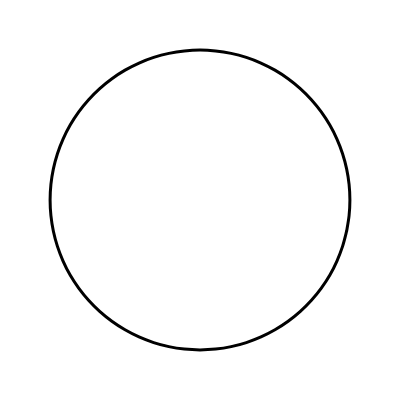
Frame 1 (no input)
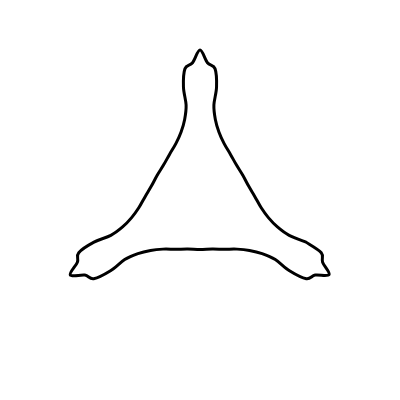
Frame 60 (no input)
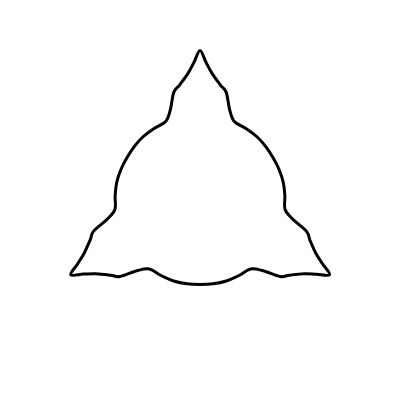
Frame 120 (the mouse pressed at the canvas centre since frame 60)

The p5.js sketch that drew these frames (run headless with seeded random() and noise() and a simulated clock; from frame 60 on, the mouse is pressed at the canvas centre):

// p5.js sketch
// ── sketch.js
var nPoints, third, offset;
var radius;
var cx, cy;
var trianglePoints = []; // the 3 vertices of the triangle
var srcPoints = []; // points along the circle
var dstPoints = []; // points along the triangle
var targetPts = [];
var particles = [];
var target = 1;
var DAMPING = 0.975;
var MASS = 10;
var NEIGHBOR = 0.5;
var SWITCHTHRESH = 14;

//-----------------------------------------
function setup() {
  createCanvas(400, 400);

  nPoints = 60;
  third = (nPoints / 3);
  offset = nPoints / 12;
  radius = width / 2 * 0.75;
  cx = width / 2;
  cy = height / 2;

  for (var i = 0; i < 3; i++) { // triangle vertices
    var x = cx + radius * cos(i * TWO_PI / 3.0 - HALF_PI);
    var y = cy + radius * sin(i * TWO_PI / 3.0 - HALF_PI);
    trianglePoints[i] = {
      x, y
    };
  }

  // compute srcPoints: points on the circle. 
  for (var j = 0; j < nPoints; j++) {
    var t = map(j, 0, nPoints, 0, TWO_PI);
    var x = cx + radius * cos(t);
    var y = cy + radius * sin(t);
    srcPoints[j] = {
      x, y
    };
  }

  // compute dstPoints: points along the triangle
  for (var j = 0; j < nPoints; j++) {
    var i = (floor((j + nPoints - offset) / third) + 1) % 3;
    var p1x = trianglePoints[(i + 0) % 3].x;
    var p1y = trianglePoints[(i + 0) % 3].y;
    var p2x = trianglePoints[(i + 1) % 3].x;
    var p2y = trianglePoints[(i + 1) % 3].y;

    var jt = (j + nPoints - (offset - 0)) % third;
    var x = map(jt, 0, third, p1x, p2x);
    var y = map(jt, 0, third, p1y, p2y);
    dstPoints[j] = {
      x, y
    };
    targetPts[j] = {
      x, y
    }
  }

  for (var j = 0; j < nPoints; j++) {
    var px = srcPoints[j].x;
    var py = srcPoints[j].y;
    particles[j] = new Particle(px, py, 0, 0);
  }
}

//-----------------------------------------
function draw() {
  background(255);
  noFill();
  stroke(0);
  strokeWeight(3);
  strokeJoin(ROUND);

  var error = 0;
  for (var j = 0; j < nPoints; j++) {
    var px = particles[j].px;
    var py = particles[j].py;
    var tx = targetPts[j].x;
    var ty = targetPts[j].y;
    var dx = tx - px;
    var dy = ty - py;
    var dh = sqrt(dx * dx + dy * dy);
    error += dh;
    if (dh > 0) {
      var fx = dx / dh;
      var fy = dy / dh;
      particles[j].applyForce(fx, fy);
    }
  }
  if (error < SWITCHTHRESH) {
    flipTarget();
  }

  for (var j = 0; j < nPoints; j++) {
    var ix = particles[(j - 1 + nPoints) % nPoints].px;
    var iy = particles[(j - 1 + nPoints) % nPoints].py;
    var jx = particles[(j + 0 + nPoints) % nPoints].px;
    var jy = particles[(j + 0 + nPoints) % nPoints].py;
    var kx = particles[(j + 1 + nPoints) % nPoints].px;
    var ky = particles[(j + 1 + nPoints) % nPoints].py;
    var ijdx = ix - jx;
    var ijdy = iy - jy;
    var ijdh = sqrt(ijdx * ijdx + ijdy * ijdy);
    if (ijdh > 0) {
      var ifx = ijdx / ijdh * NEIGHBOR;
      var ify = ijdy / ijdh * NEIGHBOR;
      particles[j].applyForce(ifx, ify);
    }
    var kjdx = kx - jx;
    var kjdy = ky - jy;
    var kjdh = sqrt(kjdx * kjdx + kjdy * kjdy);
    if (kjdh > 0) {
      var kfx = kjdx / kjdh * NEIGHBOR;
      var kfy = kjdy / kjdh * NEIGHBOR;
      particles[j].applyForce(kfx, kfy);
    }
  }

  for (var j = 0; j < nPoints; j++) {
    particles[j].update();
  }

  var ofs = 2;
  beginShape(); // render particles
  var px = particles[(0 + ofs) % nPoints].px;
  var py = particles[(0 + ofs) % nPoints].py;
  curveVertex(px, py);
  for (var j = 0; j < nPoints; j++) {
    px = particles[(j + ofs) % nPoints].px;
    py = particles[(j + ofs) % nPoints].py;
    curveVertex(px, py);
  }
  endShape(CLOSE);
}

//-----------------------------------------
function flipTarget() {
  for (var j = 0; j < nPoints; j++) {
    x = (target === 1) ? dstPoints[j].x : srcPoints[j].x;
    y = (target === 1) ? dstPoints[j].y : srcPoints[j].y;
    targetPts[j] = {
      x, y
    }
  }
  target = 1 - target;
}

//-----------------------------------------
function Particle(px, py, vx, vy) {
  this.px = px;
  this.py = py;
  this.vx = vx;
  this.vy = vy;

  this.applyForce = function(fx, fy) {
    this.vx += fx / MASS;
    this.vy += fy / MASS;
  }
  this.update = function() {
    this.vx *= DAMPING;
    this.vy *= DAMPING;
    this.px += this.vx;
    this.py += this.vy;
  }
}
